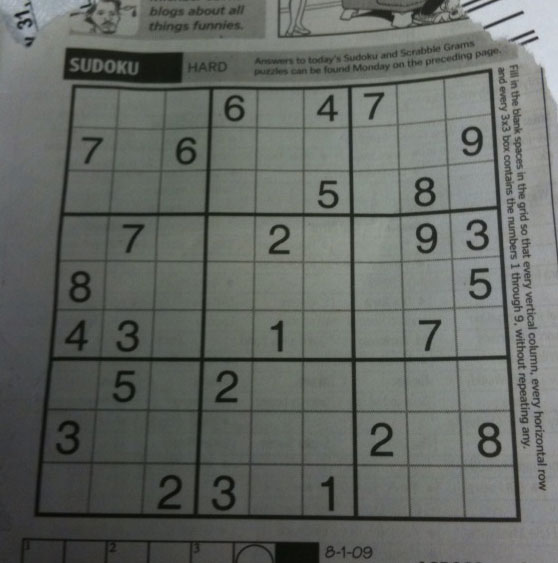
#> input picture lab3/image.png, 558 x 563 px
$ python lab3.py image.png
#> lines starting #> are read from the running program, lines starting #| are printed output that depends on the picture; after the words box and inside, x2 and y2 are one past the last pixel; in counts of white or black regions, pixels touching at a corner belong together

import os
import sys
import time

import cv2 as cv
import numpy as np
import matplotlib.pyplot as plt

SHOW = "--no-show" not in sys.argv
OUT = "results"
os.makedirs(OUT, exist_ok=True)


SEED = 42


def show_gray(ax, img, title):

    ax.imshow(img, cmap="gray", vmin=0, vmax=255)
    ax.set_title(title, fontsize=10)
    ax.axis("off")


def finish(fig, name):
    fig.tight_layout()
    fig.savefig(os.path.join(OUT, name), dpi=150, bbox_inches="tight")
    if SHOW:
        plt.show()
    plt.close(fig)


def to_uint8(img):

    return np.clip(np.rint(img), 0, 255).astype(np.uint8)


gray = cv.imread("image.png", cv.IMREAD_GRAYSCALE)
#> gray: shape (563, 558); min 7, max 218, mean 101.8
if gray is None:
    raise ValueError("Не удалось открыть image.png")
original = gray.copy()
height, width = gray.shape
#> height = 563; width = 558
print(f"1. Размер: {width}x{height} (ширина x высота), тип {gray.dtype}")
#| 1. Размер: 558x563 (ширина x высота), тип uint8

fig, ax = plt.subplots(figsize=(5, 5))
show_gray(ax, gray, "Исходная фотография (OpenCV samples)")
finish(fig, "01_original.png")


def gaussian_kernel(k, sigma):

    if k % 2 == 0:
        raise ValueError("Размер ядра должен быть нечётным")
    r = (k - 1) // 2
    kernel = np.zeros((k, k), dtype=np.float64)
    for v in range(-r, r + 1):
        for u in range(-r, r + 1):
            kernel[v + r, u + r] = np.exp(-(u * u + v * v) / (2 * sigma * sigma))
    return kernel / kernel.sum()


print("\n2. Ядра Гаусса, sigma = 1")
np.set_printoptions(precision=6, suppress=True, linewidth=120)
for k in (3, 5, 7):
    K = gaussian_kernel(k, 1.0)
    symmetric = (np.allclose(K, K.T) and np.allclose(K, K[::-1, :])
                 and np.allclose(K, K[:, ::-1]))
    print(f"\nЯдро {k}x{k}:\n{K}")
    print(f"Сумма элементов = {K.sum():.17f}")
    print(f"Симметрия относительно центра: {symmetric}")


def my_gaussian_filter(image, k, sigma):

    K = gaussian_kernel(k, sigma)
    r = (k - 1) // 2
    source = image.astype(np.float64)
    result = source.copy()
    h, w = source.shape
    for y in range(r, h - r):
        for x in range(r, w - r):
            window = source[y - r:y + r + 1, x - r:x + r + 1]
            result[y, x] = np.sum(window * K)
    return result


combos = [(3, 1), (3, 2), (7, 1), (7, 2)]
own = {}
print("\n3. Собственная фильтрация")
for k, s in combos:
    t = time.perf_counter()
    own[(k, s)] = my_gaussian_filter(gray, k, s)
    print(f"  k={k}, sigma={s}: {time.perf_counter() - t:.2f} c")
    cv.imwrite(os.path.join(OUT, f"own_gauss_k{k}_s{s}.png"), to_uint8(own[(k, s)]))
#> after the loop, own = 4 items

fig, axes = plt.subplots(2, 2, figsize=(10, 10.4))
for ax, (k, s) in zip(axes.ravel(), combos):
    show_gray(ax, to_uint8(own[(k, s)]), f"Свой Гаусс {k}×{k}, σ={s}")
finish(fig, "03_own_gauss_full.png")


fy, fx = slice(60, 210), slice(60, 260)
fig, axes = plt.subplots(3, 2, figsize=(10, 11.5))
show_gray(axes[0, 0], gray[fy, fx], "Исходник (фрагмент)")
axes[0, 1].axis("off")
for ax, (k, s) in zip(axes[1:].ravel(), combos):
    show_gray(ax, to_uint8(own[(k, s)])[fy, fx], f"Свой Гаусс {k}×{k}, σ={s}")
finish(fig, "03_own_gauss_crop.png")


print("\n4. Сравнение с cv.GaussianBlur (только внутренняя область)")
for k, s in combos:
    reference = cv.GaussianBlur(gray.astype(np.float64), (k, k), s, sigmaY=s)
    r = (k - 1) // 2
    inner = (slice(r, height - r), slice(r, width - r))
    diff = np.abs(own[(k, s)] - reference)
    dmax = np.max(diff[inner])
    edge = np.ones(diff.shape, bool)
    edge[inner] = False
    print(f"  k={k}, sigma={s}: max |own - OpenCV| внутри = {dmax:.3e}, "
          f"на краевой полосе = {diff[edge].max():.1f}, "
          f"пикселей с разницей > 1e-9: {np.count_nonzero(diff > 1e-9)} "
          f"(краевая полоса: {np.count_nonzero(edge)})")
    if (k, s) == (7, 2):
        diff_72, inner_72 = diff, inner
#> this loop made 4 passes
#> dmax on passes 1 to 4: 1.42e-13, 1.14e-13, 1.42e-13, 1.42e-13
#|   k=3, sigma=1: max |own - OpenCV| внутри = 1.421e-13, на краевой полосе = 38.4, пикселей с разницей > 1e-9: 1997 (краевая полоса: 2238)
#|   k=3, sigma=2: max |own - OpenCV| внутри = 1.137e-13, на краевой полосе = 43.9, пикселей с разницей > 1e-9: 1997 (краевая полоса: 2238)
#|   k=7, sigma=1: max |own - OpenCV| внутри = 1.421e-13, на краевой полосе = 48.4, пикселей с разницей > 1e-9: 6668 (краевая полоса: 6690)
#|   k=7, sigma=2: max |own - OpenCV| внутри = 1.421e-13, на краевой полосе = 75.5, пикселей с разницей > 1e-9: 6668 (краевая полоса: 6690)
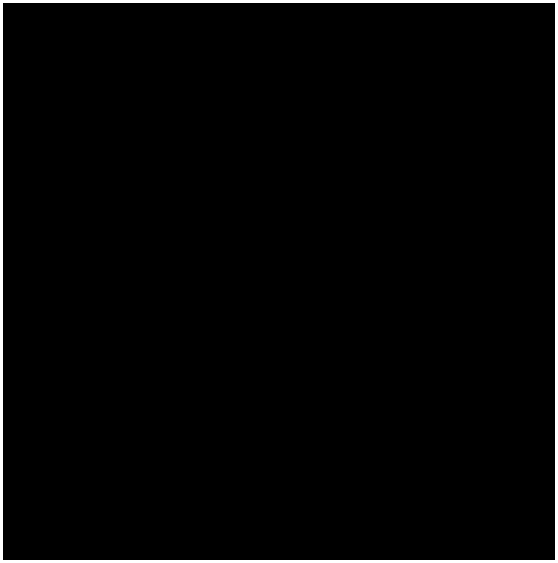
#> edge: shape (563, 558) bool; 2.1% white; 1 white region, box (x1, y1, x2, y2) and area: (0, 0, 558, 563) 6690


fig, ax = plt.subplots(1, 2, figsize=(12, 5.4))
im = ax[0].imshow(diff_72[:30, :30], cmap="gray", interpolation="nearest")
ax[0].set_title("|свой − OpenCV|, левый верхний угол 30×30 px\n"
                "светлая полоса 3 px – необработанный край", fontsize=10)
fig.colorbar(im, ax=ax[0], fraction=0.046)
im = ax[1].imshow(diff_72[inner_72] * 1e13, cmap="gray")
ax[1].set_title("Внутренняя область, разница × 10¹³\n(погрешность округления float64)", fontsize=10)
fig.colorbar(im, ax=ax[1], fraction=0.046)
for a in ax:
    a.axis("off")
finish(fig, "04_diff_opencv.png")


rng = np.random.default_rng(SEED)

noise = rng.normal(0, 20, gray.shape)
gaussian_noisy = np.clip(np.rint(gray.astype(np.float64) + noise), 0, 255).astype(np.uint8)

p = 0.04
u = rng.random(gray.shape)
impulse_noisy = gray.copy()
impulse_noisy[u < p / 2] = 0
impulse_noisy[u >= 1 - p / 2] = 255
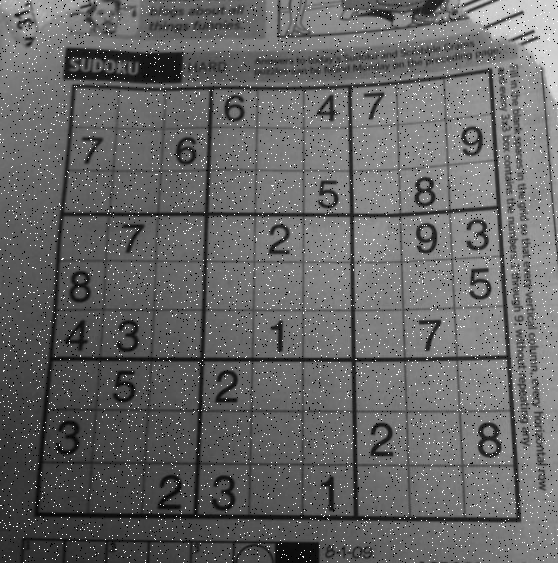
#> impulse_noisy: shape (563, 558); min 0, max 255, mean 102.8
print(f"\n5. Импульсный шум: выбрано {np.mean((u < p/2) | (u >= 1 - p/2))*100:.2f}% пикселей")
#| 5. Импульсный шум: выбрано 4.01% пикселей

cv.imwrite(os.path.join(OUT, "noisy_gaussian_sigma20.png"), gaussian_noisy)
cv.imwrite(os.path.join(OUT, "noisy_impulse_p4.png"), impulse_noisy)

fig, axes = plt.subplots(1, 3, figsize=(14, 5))
show_gray(axes[0], gray, "Исходник")
show_gray(axes[1], gaussian_noisy, "Гауссов шум, σ = 20")
show_gray(axes[2], impulse_noisy, "Импульсный шум, p = 4%")
finish(fig, "05_noise.png")


def mse(reference, img):
    diff = reference.astype(np.float64) - img.astype(np.float64)
    return np.mean(diff ** 2)


noisy_set = {"Гауссов шум": gaussian_noisy, "Импульсный шум": impulse_noisy}
filtered_set = {}
print("\n6. MSE относительно исходника")
print(f"  {'Изображение':<16}{'шумная копия':>14}{'среднее 5x5':>14}"
      f"{'Гаусс 5x5':>14}{'медиана 5':>14}")
for name, noisy in noisy_set.items():
    mean_result = cv.blur(noisy, (5, 5))
    gaussian_result = cv.GaussianBlur(noisy, (5, 5), 1)
    median_result = cv.medianBlur(noisy, 5)
    filtered_set[name] = (mean_result, gaussian_result, median_result)
    vals = [mse(gray, noisy)] + [mse(gray, x) for x in filtered_set[name]]
    print(f"  {name:<16}" + "".join(f"{v:>14.2f}" for v in vals))
#> this loop made 2 passes
#> (name, vals) on passes 1 to 2: ('Гауссов шум', [396.9, 82.75, 55.81, 76.51]), ('Импульсный шум', [727.2, 101.8, 88.37, 38.58])
#|   Гауссов шум             396.94         82.75         55.81         76.51
#|   Импульсный шум          727.23        101.78         88.37         38.58
#> pass 1, in mse, `diff = reference.astype(np.float64) - img.astype(np.float64)`:
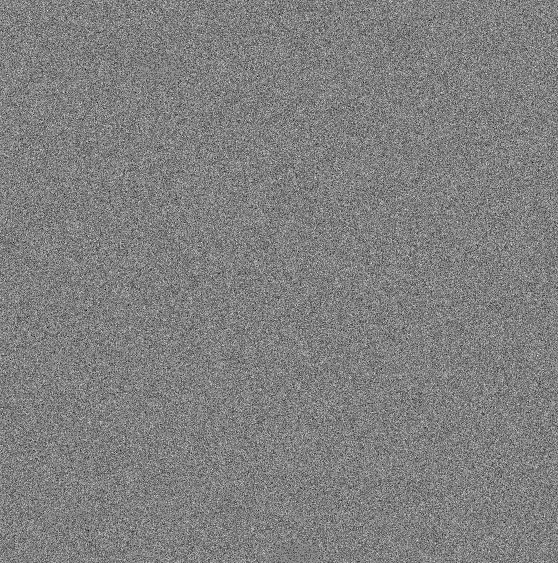
#> diff: shape (563, 558) float64; min -100, max 99, mean 0; drawn with min black and max white
#> after the loop, filtered_set = 2 items


cy, cx = slice(100, 210), slice(60, 230)
titles = ["Шумная копия", "Среднее 5×5", "Гаусс 5×5, σ=1", "Медиана 5×5"]
fig, axes = plt.subplots(3, 4, figsize=(14, 8.4))
show_gray(axes[0, 0], gray[cy, cx], "Исходник (фрагмент)")
for j in range(1, 4):
    axes[0, j].axis("off")
for i, (name, noisy) in enumerate(noisy_set.items(), start=1):
    imgs = [noisy, *filtered_set[name]]
    for j in range(4):
        show_gray(axes[i, j], imgs[j][cy, cx], f"{name}: {titles[j]}")
#> this loop made 2 passes
#> (i, name) on passes 1 to 2: (1, 'Гауссов шум'), (2, 'Импульсный шум')
finish(fig, "06_filters_crop.png")


filtered = cv.medianBlur(impulse_noisy, 5)
_, global_mask = cv.threshold(filtered, 127, 255, cv.THRESH_BINARY_INV)
#> global_mask: shape (563, 558); 74.8% white; 78 black regions (30 under 20 px), largest, box (x1, y1, x2, y2) and area: (259, 0, 558, 563) 27081, (353, 74, 496, 213) 15177, (402, 211, 506, 356) 10920
otsu_T, otsu_mask = cv.threshold(filtered, 0, 255, cv.THRESH_BINARY_INV | cv.THRESH_OTSU)
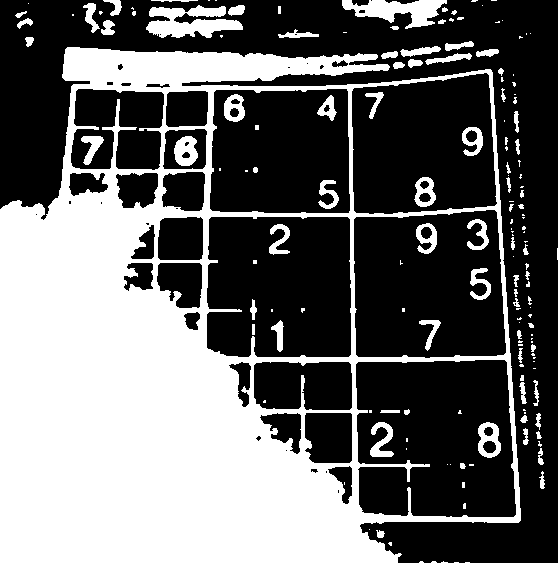
#> otsu_mask: shape (563, 558); 40.6% white; 165 white regions (89 under 20 px), largest, box (x1, y1, x2, y2) and area: (0, 47, 521, 563) 114382, (146, 5, 243, 38) 1913, (342, 0, 447, 29) 1572
#> otsu_T = 97
adaptive_mask = cv.adaptiveThreshold(
    filtered, 255, cv.ADAPTIVE_THRESH_GAUSSIAN_C, cv.THRESH_BINARY_INV, 31, 5
)
#> adaptive_mask: shape (563, 558); 18.2% white; 254 white regions (78 under 20 px), largest, box (x1, y1, x2, y2) and area: (34, 68, 521, 523) 16527, (63, 47, 184, 83) 2387, (277, 0, 499, 39) 2217
print(f"\n7. Порог Оцу: {otsu_T:.0f}")
#| 7. Порог Оцу: 97
for name, m in [("общий 127", global_mask), ("Оцу", otsu_mask), ("адаптивный", adaptive_mask)]:
    print(f"  доля белого в маске ({name}): {np.mean(m == 255) * 100:.1f}%")
#> this loop made 3 passes
#> name on passes 1 to 3: 'общий 127', 'Оцу', 'адаптивный'
#|   доля белого в маске (общий 127): 74.8%
#|   доля белого в маске (Оцу): 40.6%
#|   доля белого в маске (адаптивный): 18.2%

fig, axes = plt.subplots(2, 2, figsize=(10, 10.4))
axes = axes.ravel()
show_gray(axes[0], filtered, "Импульсный шум + медиана 5×5")
show_gray(axes[1], global_mask, "Общий порог T = 127")
show_gray(axes[2], otsu_mask, f"Оцу, T = {otsu_T:.0f}")
show_gray(axes[3], adaptive_mask, "Адаптивный гауссов, 31×31, C = 5")
finish(fig, "07_threshold.png")


fig, ax = plt.subplots(figsize=(7, 3.2))
ax.hist(filtered.ravel(), bins=256, range=(0, 256), color="black")
ax.axvline(127, color="black", linestyle="--", label="T = 127")
ax.axvline(otsu_T, color="gray", linestyle="-", linewidth=2, label=f"Оцу T = {otsu_T:.0f}")
ax.set_xlabel("Яркость")
ax.set_ylabel("Число пикселей")
ax.legend()
finish(fig, "07_histogram.png")
#> in finish (call 8), `fig.savefig(os.path.join(OUT, name), dpi=150, bbox_inches="tight")`:
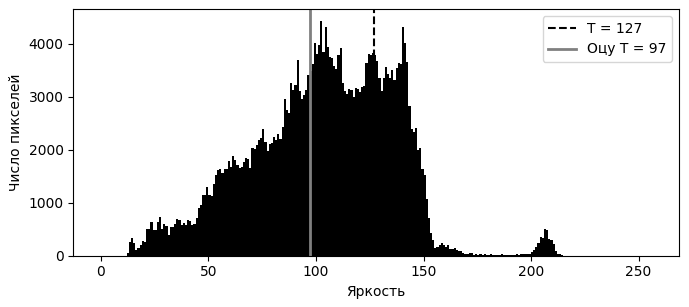
#> figure drawn by matplotlib, 1 panel; tallest bar 4435 high, from x = 102 to 103


kernel = np.ones((3, 3), np.uint8)
#> kernel = [[1, 1, 1], [1, 1, 1], [1, 1, 1]]
eroded = cv.erode(adaptive_mask, kernel)
#> eroded: shape (563, 558); 8.6% white; 272 white regions (100 under 20 px), largest, box (x1, y1, x2, y2) and area: (35, 70, 520, 522) 9091, (64, 49, 182, 82) 1745, (63, 539, 318, 563) 939
dilated = cv.dilate(adaptive_mask, kernel)
#> dilated: shape (563, 558); 28.5% white; 157 white regions (26 under 20 px), largest, box (x1, y1, x2, y2) and area: (33, 67, 522, 524) 33100, (276, 0, 500, 40) 3490, (19, 537, 320, 563) 3084
opened = cv.morphologyEx(adaptive_mask, cv.MORPH_OPEN, kernel)
#> opened: shape (563, 558); 17.7% white; 239 white regions (29 under 20 px), largest, box (x1, y1, x2, y2) and area: (34, 69, 521, 523) 16473, (63, 48, 183, 83) 2359, (62, 538, 319, 563) 1768
closed = cv.morphologyEx(adaptive_mask, cv.MORPH_CLOSE, kernel)
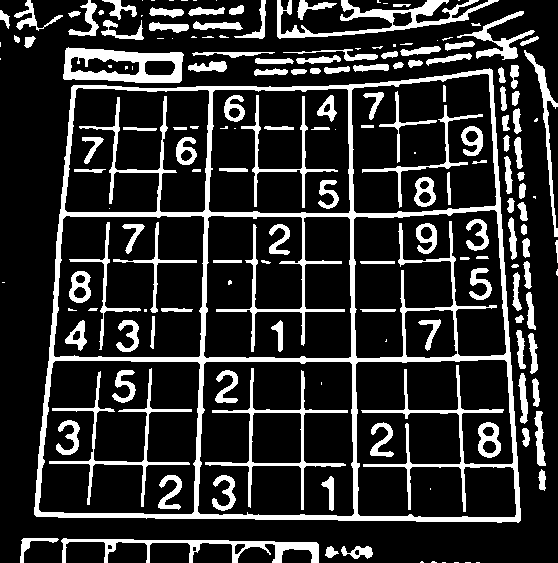
#> closed: shape (563, 558); 18.5% white; 174 white regions (46 under 20 px), largest, box (x1, y1, x2, y2) and area: (34, 68, 521, 523) 22130, (63, 47, 184, 83) 2411, (277, 0, 499, 39) 2291

n_comp = lambda m: cv.connectedComponents(m)[0] - 1
print("\n8. Морфология (число белых компонент связности / доля белого)")
for name, m in [("исходная", adaptive_mask), ("эрозия", eroded), ("дилатация", dilated),
                ("открытие", opened), ("закрытие", closed)]:
    print(f"  {name:<10}: {n_comp(m):5d} компонент, {np.mean(m == 255) * 100:5.1f}% белого")
#> this loop made 5 passes
#|   исходная  :   254 компонент,  18.2% белого
#|   эрозия    :   272 компонент,   8.6% белого
#|   дилатация :   157 компонент,  28.5% белого
#|   открытие  :   239 компонент,  17.7% белого
#|   закрытие  :   174 компонент,  18.5% белого

mtitles = ["Адаптивная маска", "Эрозия 3×3", "Дилатация 3×3", "Открытие 3×3", "Закрытие 3×3"]
masks = [adaptive_mask, eroded, dilated, opened, closed]

fig, axes = plt.subplots(2, 3, figsize=(13, 9))
axes = axes.ravel()
for ax, m, t in zip(axes, masks, mtitles):
    show_gray(ax, m, t)
#> this loop made 5 passes
#> t on passes 1 to 5: 'Адаптивная маска', 'Эрозия 3×3', 'Дилатация 3×3', 'Открытие 3×3', 'Закрытие 3×3'
axes[5].axis("off")
finish(fig, "08_morph_full.png")


my_, mx_ = slice(250, 345), slice(55, 300)
fig, axes = plt.subplots(3, 2, figsize=(12, 7))
axes = axes.ravel()
axes[5].axis("off")
for ax, m, t in zip(axes, masks, mtitles):
    ax.imshow(m[my_, mx_], cmap="gray", vmin=0, vmax=255, interpolation="nearest")
    ax.set_title(t + " (фрагмент)", fontsize=10)
    ax.axis("off")
finish(fig, "08_morph_crop.png")
#> in finish (call 10), `fig.savefig(os.path.join(OUT, name), dpi=150, bbox_inches="tight")`:
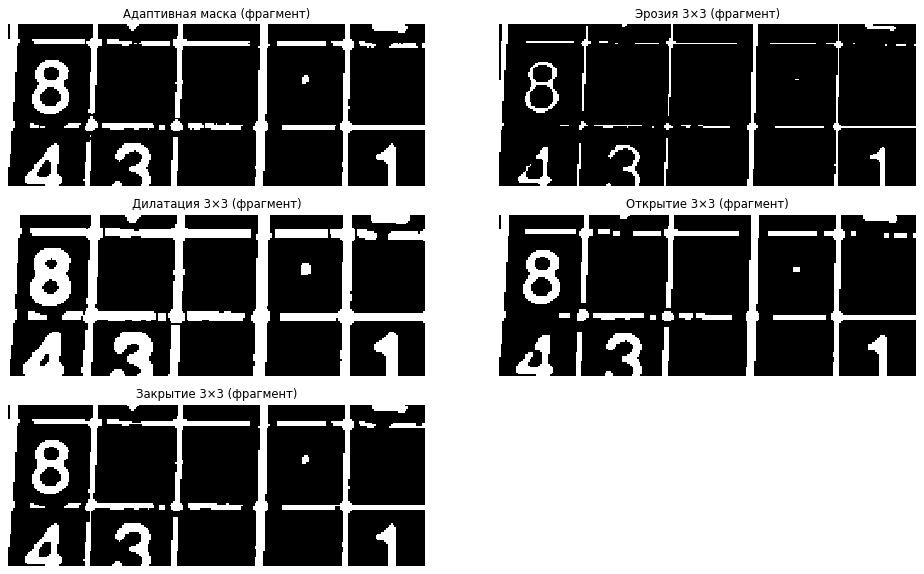
#> figure drawn by matplotlib, 5 panels


final_mask = closed
cv.imwrite(os.path.join(OUT, "final_mask_closing_3x3.png"), final_mask)
print("\nОкончательная маска: закрытие 3x3 -> results/final_mask_closing_3x3.png")
